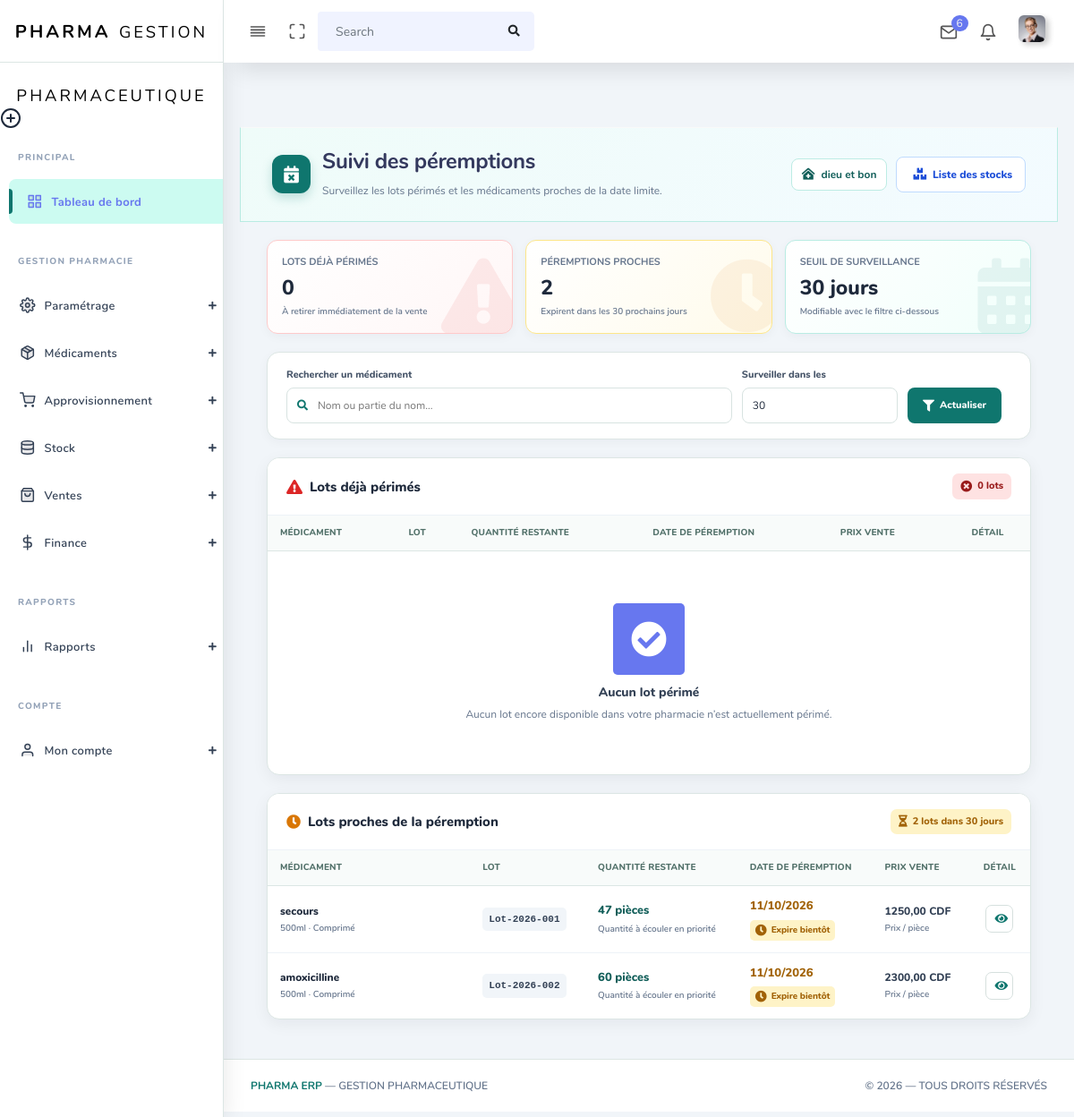
Before: /stocks/peremptions/ (signed in) with the older database file.
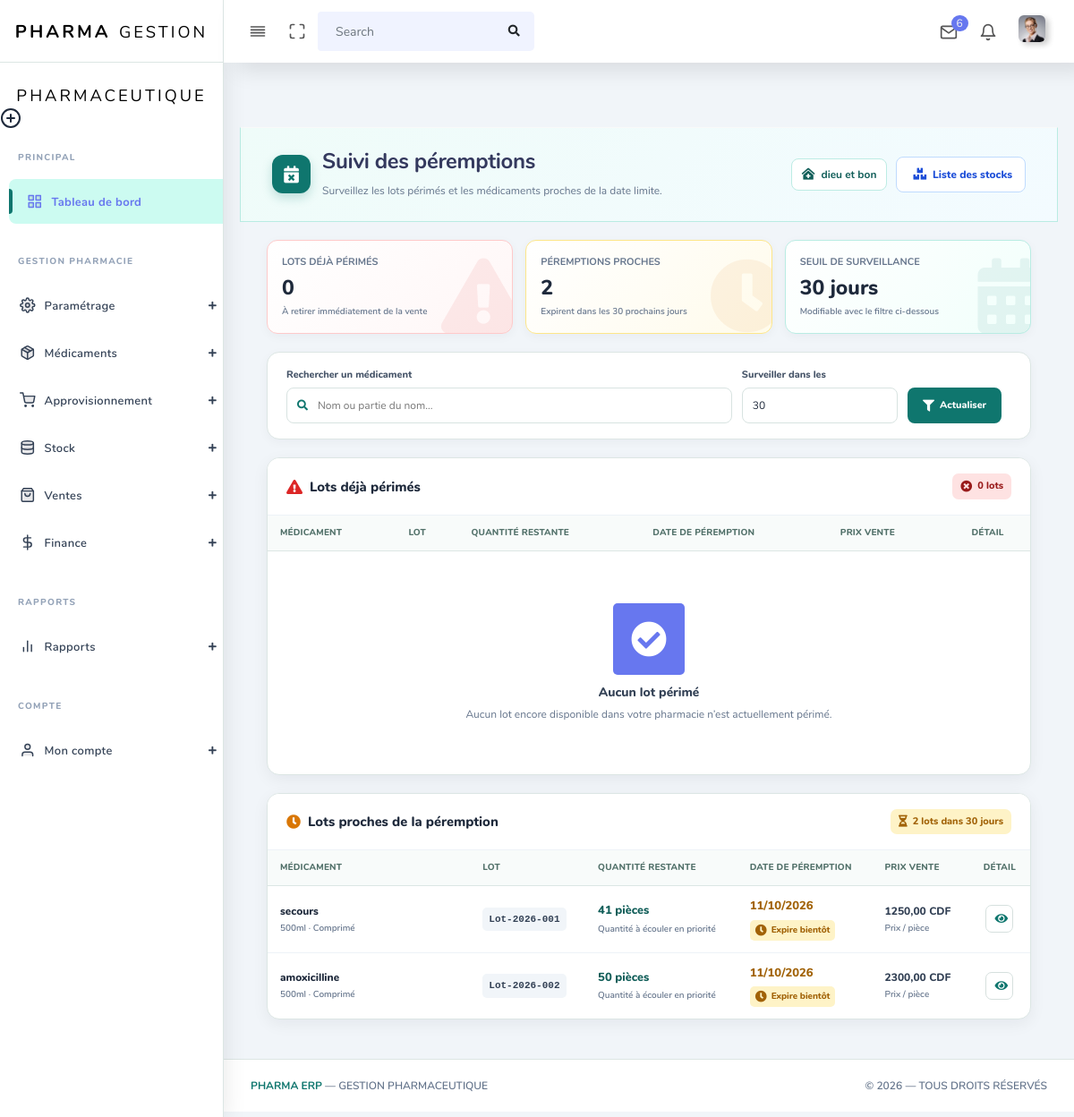
After: the same page with the newer database file.
### app/models.py (models this page shows, shortened)
class Stock(models.Model):
    medicament = models.ForeignKey(
        'Medicament',
        on_delete=models.CASCADE,
        related_name='stocks'
    )
    pharmacie = models.ForeignKey(
        'Pharmacie',
        on_delete=models.CASCADE,
        related_name='stocks'
    )
    utilisateur = models.ForeignKey(
        settings.AUTH_USER_MODEL,
        on_delete=models.CASCADE,
        related_name='stocks_enregistres'
    )
    numero_lot = models.CharField(
        max_length=100,
        help_text=(
            "Le numéro de lot doit être unique dans cette pharmacie."
        )
    )
    date_peremption = models.DateField()
    date_achat = models.DateField(
        auto_now_add=True
    )
    nombre_cartons = models.PositiveIntegerField(
        help_text="Nombre de cartons achetés lors de cette livraison"
    )
    quantite_piece = models.PositiveIntegerField(
        editable=False,
        help_text=(
            "Calculé automatiquement : nombre_cartons × "
            "quantite_par_carton du médicament"
        )
    )
    quantite_restante = models.PositiveIntegerField(
        editable=False,
        help_text=(
            "Stock encore disponible pour ce lot "
            "(diminue à chaque vente)"
        )
    )
    devise = models.CharField(
        max_length=3,
        choices=[
            ('CDF', 'Franc Congolais'),
            ('USD', 'Dollar Américain'),
        ],
        default='CDF'
    )
    prix_achat_carton = models.DecimalField(
        max_digits=12,
        decimal_places=2
    )
    prix_vente_piece = models.DecimalField(
        max_digits=12,
        decimal_places=2
    )
    class Meta:
        ordering = ['date_peremption']
        verbose_name = "Stock"
        verbose_name_plural = "Stocks"
        constraints = [
            models.UniqueConstraint(
                fields=[
                    'pharmacie',
                    'numero_lot',
                ],
                name='unique_numero_lot_par_pharmacie',
                violation_error_message=(
                    "Ce numéro de lot existe déjà dans cette pharmacie."
                )
            )
        ]

class Medicament(models.Model):
    class Devise(models.TextChoices):
        CDF = 'CDF', 'Franc Congolais'
        USD = 'USD', 'Dollar Américain'
    class FormePharmaceutique(models.TextChoices):
        COMPRIME = 'COMPRIME', 'Comprimé'
        GELULE = 'GELULE', 'Gélule'
        SIROP = 'SIROP', 'Sirop'
        INJECTABLE = 'INJECTABLE', 'Injectable'
        POMMADE = 'POMMADE', 'Pommade'
        SUPPOSITOIRE = 'SUPPOSITOIRE', 'Suppositoire'
        POUDRE = 'POUDRE', 'Poudre'
        AUTRE = 'AUTRE', 'Autre'
    class CategorieMedicament(models.TextChoices):
        ANTIBIOTIQUE = 'ANTIBIOTIQUE', 'Antibiotique'
        ANTALGIQUE = 'ANTALGIQUE', 'Antalgique/Douleur'
        ANTIPALUDEEN = 'ANTIPALUDEEN', 'Antipaludéen'
        ANTIINFLAMMATOIRE = 'ANTIINFLAMMATOIRE', 'Anti-inflammatoire'
        ANTIFONGIQUE = 'ANTIFONGIQUE', 'Antifongique'
        VITAMINE = 'VITAMINE', 'Vitamine/Complément'
        ANTIHYPERTENSEUR = 'ANTIHYPERTENSEUR', 'Antihypertenseur'
        AUTRE = 'AUTRE', 'Autre'
    pharmacie = models.ForeignKey(
        'Pharmacie',
        on_delete=models.CASCADE,
        related_name='medicaments'
    )
    utilisateur = models.ForeignKey(
        settings.AUTH_USER_MODEL,
        on_delete=models.CASCADE,
        related_name='medicaments_enregistres'
    )
    nom = models.CharField(max_length=255)
    forme = models.CharField(
        max_length=20,
        choices=FormePharmaceutique.choices,
        default=FormePharmaceutique.COMPRIME
    )
    categorie = models.CharField(
        max_length=30,
        choices=CategorieMedicament.choices,
        default=CategorieMedicament.AUTRE
    )
    dosage = models.CharField(
        max_length=50,
        blank=True, null=True,
        help_text="Ex: 500mg, 250mg/5ml"
    )
    fabricant = models.CharField(max_length=255, blank=True, null=True)
    description = models.TextField(blank=True, null=True)
    devise = models.CharField(
        max_length=3,
        choices=Devise.choices,
        default=Devise.CDF,
        help_text="Devise dans laquelle les prix ci-dessous sont exprimés"
    )
    quantite_par_carton = models.PositiveIntegerField(
        help_text="Nombre de pièces contenues dans un carton"
    )
    prix_achat_carton = models.DecimalField(
        max_digits=12, decimal_places=2,
        help_text="Prix d'achat d'un carton entier"
    )
    prix_vente_piece = models.DecimalField(
        max_digits=12, decimal_places=2,
        help_text="Prix de vente d'une seule pièce"
    )
    date_creation = models.DateTimeField(auto_now_add=True)
    date_modification = models.DateTimeField(auto_now=True)
    class Meta:
        constraints = [
            models.UniqueConstraint(
                fields=("pharmacie", "nom", "dosage"),
                name="unique_medicament_pharmacie_nom_dosage",
            ),
            models.CheckConstraint(
                condition=models.Q(quantite_par_carton__gt=0),
                name="medicament_quantite_carton_positive",
            ),
            models.CheckConstraint(
                condition=models.Q(prix_achat_carton__gt=0),
                name="medicament_prix_achat_positif",
            ),
            models.CheckConstraint(
                condition=models.Q(prix_vente_piece__gt=0),
                name="medicament_prix_vente_positif",
            ),
        ]
        ordering = ['nom']
        verbose_name = "Médicament"
        verbose_name_plural = "Médicaments"

### app/views.py (the view)
# urls.py: path('stocks/peremptions/', views.liste_peremptions, name='liste_peremptions'),
@login_required()
def liste_peremptions(request):
    pharmacie_obj = Pharmacie.objects.filter(user_pharmacie=request.user).first()
    name_phar = pharmacie_obj.nom_pharmacie if pharmacie_obj else 'pas de nom'
    stocks = Stock.objects.filter(pharmacie=pharmacie_obj) if pharmacie_obj else Stock.objects.none()
    stocks = stocks.select_related('medicament').filter(quantite_restante__gt=0)
    try:
        seuil_jours = int(request.GET.get('jours', 30))
    except ValueError:
        seuil_jours = 30
    aujourdhui = timezone.localdate()
    date_limite = aujourdhui + timedelta(days=seuil_jours)
    stocks_perimes = stocks.filter(date_peremption__lt=aujourdhui).order_by('date_peremption')
    stocks_proches = stocks.filter(
        date_peremption__gte=aujourdhui,
        date_peremption__lte=date_limite
    ).order_by('date_peremption')
    recherche = request.GET.get('q', '').strip()
    if recherche:
        stocks_perimes = stocks_perimes.filter(medicament__nom__icontains=recherche)
        stocks_proches = stocks_proches.filter(medicament__nom__icontains=recherche)
    role_verify = Role.objects.filter(userRole=request.user).select_related('role')
    roles = [r.role.nom_typeRole for r in role_verify if r.role]
    if 'super admin' in roles:
        primary_role = 'super admin'
    elif 'admin' in roles:
        primary_role = 'admin'
    else:
        primary_role = 'visiteur'
    return render(request, 'back-end/stocks/peremptions_liste.html', {
        'stocks_perimes': stocks_perimes,
        'stocks_proches': stocks_proches,
        'primary_role': primary_role,
        'roles': roles,
        'name_phar': name_phar,
        'recherche': recherche,
        'seuil_jours': seuil_jours,
        'nb_perimes': stocks_perimes.count(),
        'nb_proches': stocks_proches.count(),
    })

### app/templates/back-end/stocks/peremptions_liste.html (shortened to what the changed rows need)
{% load static %}
<!DOCTYPE html>
<html lang="fr">
<head>
  <link rel="stylesheet" href="{% static 'back-end/assets/css/app.min.css' %}">
  <link rel="stylesheet" href="{% static 'back-end/assets/css/style.css' %}">
  <link rel="stylesheet" href="{% static 'back-end/assets/css/components.css' %}">
  <link rel="stylesheet" href="{% static 'back-end/assets/css/custom.css' %}">
</head>
<body>
  <div id="app">
    <div class="main-wrapper main-wrapper-1">
      <div class="main-content">
        <section class="section">
          <div class="section-header">
            <div class="section-header-left">
              <div>
                <h1>Suivi des péremptions</h1>
              </div>
            </div>
          </div>
          <div class="peremption-card">
            <div class="table-responsive">
              <table class="peremption-table">
                <thead>
                  <tr>
                    <th>Médicament</th>
                    <th>Lot</th>
                    <th>Quantité restante</th>
                    <th>Date de péremption</th>
                    <th>Prix vente</th>
                    <th class="text-center">Détail</th>
                  </tr>
                </thead>
              </table>
            </div>
          </div>
          <div class="peremption-card">
            <div class="table-responsive">
              <table class="peremption-table">
                <thead>
                  <tr>
                    <th>Médicament</th>
                    <th>Lot</th>
                    <th>Quantité restante</th>
                    <th>Date de péremption</th>
                    <th>Prix vente</th>
                    <th class="text-center">Détail</th>
                  </tr>
                </thead>
                <tbody>
                  {% for stock in stocks_proches %}
                    <tr>
                      <td>
                        <span class="medicament-name">
                          {{ stock.medicament.nom }}
                        </span>
                        <span class="medicament-meta">
                          {{ stock.medicament.dosage|default:"Sans dosage" }}
                          · {{ stock.medicament.get_forme_display }}
                        </span>
                      </td>
                      <td>
                        <span class="lot-code">
                          {{ stock.numero_lot }}
                        </span>
                      </td>
                      <td>
                        <span class="quantity-value">
                          {{ stock.quantite_restante|floatformat:0 }}
                          pièce{{ stock.quantite_restante|pluralize }}
                        </span>
                        <span class="quantity-info">
                          Quantité à écouler en priorité
                        </span>
                      </td>
                      <td>
                        <span class="date-near">
                          {{ stock.date_peremption|date:"d/m/Y" }}
                        </span>
                        <span class="days-near">
                          <i class="fas fa-clock"></i>
                          Expire bientôt
                        </span>
                      </td>
                      <td>
                        <span class="price-value">
                          {{ stock.prix_vente_piece|floatformat:2 }}
                          {{ stock.devise }}
                        </span>
                        <span class="price-info">
                          Prix / pièce
                        </span>
                      </td>
                      <td class="text-center">
                        <a
                          href="{% url 'detail_stock' stock.id %}"
                          class="btn-detail"
                          title="Voir le détail du lot"
                        >
                          <i class="fas fa-eye"></i>
                        </a>
                      </td>
                    </tr>
                  {% endfor %}
                </tbody>
              </table>
            </div>
          </div>
        </section>
      </div>
    </div>
  </div>
</body>
</html>

Changed rows visible on the page:
changed Stock "Lot-2026-001": quantite_restante "47" → "41"
changed Stock "Lot-2026-002": quantite_restante "60" → "50"
